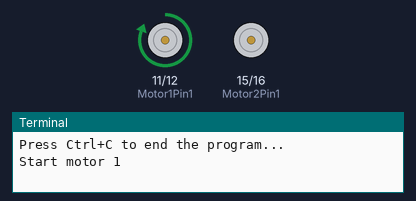
Recording of a program running on a simulated Raspberry Pi (header pin numbers). Shown: motor-driver pin pairs drawn as motors (green arrow = first pin HIGH = forward, orange = second pin HIGH = backward, longer = more drive, scaled by the enable pin), the last lines printed to the terminal.

Above: at 0.1 s.
At 8.1 s:
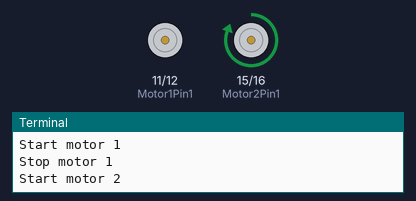
At 16.1 s:
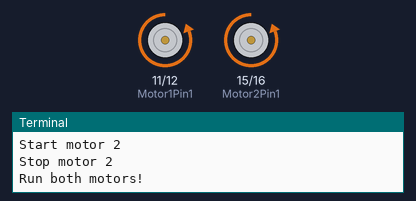
At 36.1 s:
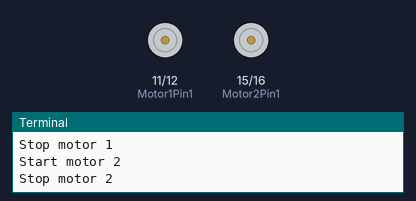
Timing chart, 0 to 37.6 s (numbered marks = the images above):
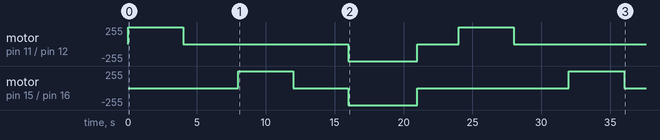

The program:

07_double_motor.py
```python
#!/usr/bin/env python
# -*- coding: utf-8 -*-
# Lo schema elettrico base per questo circuito è quello del kit sunfounder.
# Materiale: raspberry, power module, L293D, jumper wires, 2 motori DC
# L'ho modificato per riuscire a controllare due motori invece che uno soltanto.
# L'energia per i motori è data da una batteria da 9V collegata al power module.

import RPi.GPIO as GPIO
import time

# First motor
Motor1Pin1   = 11   # pin11 / gpio 17
Motor1Pin2   = 12   # pin12 / gpio 18
Motor1Enable = 13   # pin13 / gpio 27

# Second motor
Motor2Pin1   = 15   # pin15 / gpio 22
Motor2Pin2   = 16   # pin16 / gpio 23
Motor2Enable = 18   # pin18 / gpio 24

def setup():
    GPIO.setmode(GPIO.BOARD)           # Numbers GPIOs by physical location

    # Conf for first motor
    GPIO.setup(Motor1Pin1, GPIO.OUT)   # mode --- output
    GPIO.setup(Motor1Pin2, GPIO.OUT)
    GPIO.setup(Motor1Enable, GPIO.OUT)
    GPIO.output(Motor1Enable, GPIO.LOW) # motor 1 stop

    # Conf for second motor
    GPIO.setup(Motor2Pin1, GPIO.OUT)
    GPIO.setup(Motor2Pin2, GPIO.OUT)
    GPIO.setup(Motor2Enable, GPIO.OUT)
    GPIO.output(Motor2Enable, GPIO.LOW) # motor 2 stop


def loop():
    while True:
        print 'Press Ctrl+C to end the program...'
        # Let's run only the first motor
        print 'Start motor 1'
        GPIO.output(Motor1Enable, GPIO.HIGH) # motor 1 driver enable
        GPIO.output(Motor1Pin1, GPIO.HIGH)   # clockwise
        GPIO.output(Motor1Pin2, GPIO.LOW)
        time.sleep(4)

        print 'Stop motor 1'
        GPIO.output(Motor1Enable, GPIO.LOW) # motor 1 stop
        time.sleep(4)

        # Let's run only the second motor
        print 'Start motor 2'
        GPIO.output(Motor2Enable, GPIO.HIGH) # motor 1 driver enable
        GPIO.output(Motor2Pin1, GPIO.HIGH)
        GPIO.output(Motor2Pin2, GPIO.LOW)
        time.sleep(4)

        print 'Stop motor 2'
        GPIO.output(Motor2Enable, GPIO.LOW) # motor 2 stop
        time.sleep(4)

        # Let's run both the motors in opposite direction as before
        print 'Run both motors!'
        GPIO.output(Motor1Enable, GPIO.HIGH) # motor 1 driver enable
        GPIO.output(Motor2Enable, GPIO.HIGH) # motor 2 driver enable
        GPIO.output(Motor1Pin1, GPIO.LOW)   # 1 - anticlockwise
        GPIO.output(Motor1Pin2, GPIO.HIGH)
        GPIO.output(Motor2Pin1, GPIO.LOW)   # 2 - anticlockwise
        GPIO.output(Motor2Pin2, GPIO.HIGH)
        time.sleep(5)

        print 'Stop both motors!'
        GPIO.output(Motor1Enable, GPIO.LOW) # motor 1 stop
        GPIO.output(Motor2Enable, GPIO.LOW) # motor 2 stop
        time.sleep(3)

def destroy():
    GPIO.output(Motor1Enable, GPIO.LOW) # motor 1 stop
    GPIO.output(Motor2Enable, GPIO.LOW) # motor 2 stop
    GPIO.cleanup()                      # Release resource

if __name__ == '__main__':
    setup()
    try:
        loop()
    except KeyboardInterrupt:  # When 'Ctrl+C' is pressed
        destroy()
```

Measured:
- by itself, motor on pin 15 (Motor2Pin1) / pin 16 (Motor2Pin2): stopped → forward 255/255 at 8.0 s, → stopped 4.0 s later, → backward 255/255 4.0 s later, → stopped 5.0 s later, … (6 changes in this stretch)
- by itself, motor on pin 11 (Motor1Pin1) / pin 12 (Motor1Pin2): stopped → forward 255/255 at 0.00 s, → stopped 4.0 s later, → backward 255/255 12.0 s later, → stopped 5.0 s later, … (6 changes in this stretch)
